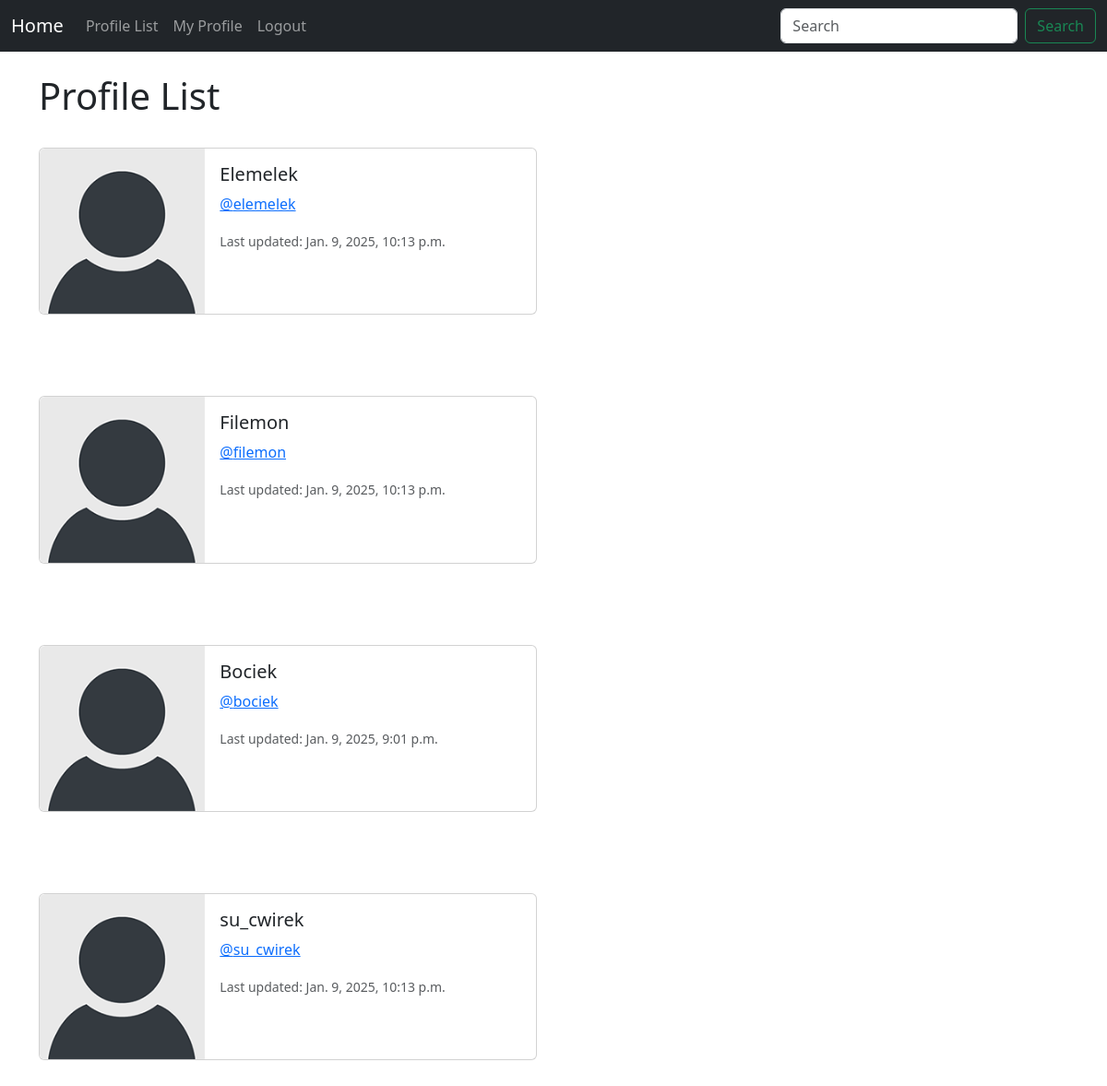
Page /profile_list/ (signed in) on the earlier database version.
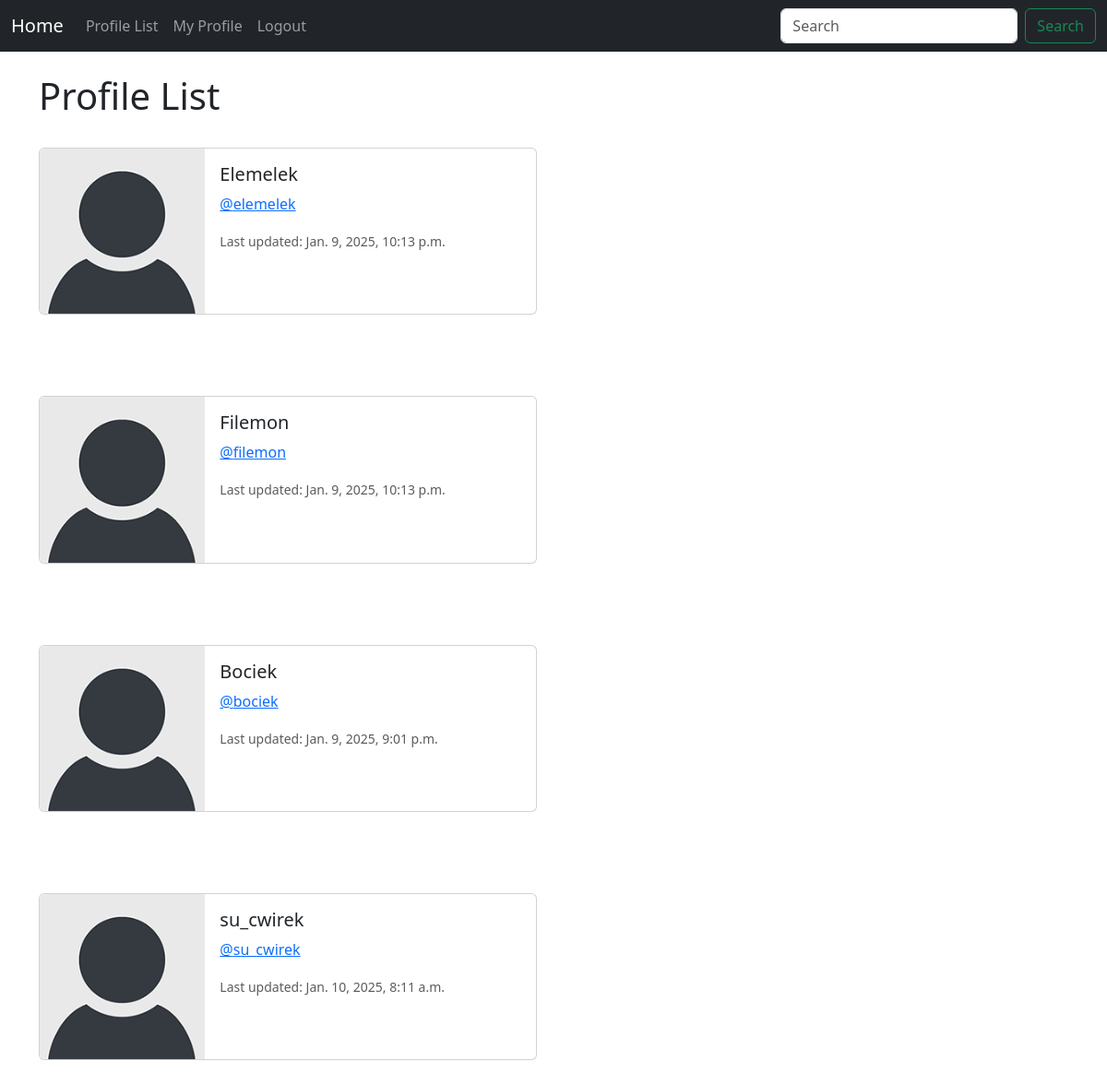
Same page on the later database version.
### cwirek/models.py (models this page shows, shortened)
class Profile(models.Model):
    user = models.OneToOneField(User, on_delete=models.CASCADE)
    follows = models.ManyToManyField("self", related_name="followed_by", symmetrical=False, blank=True)
    date_modified = models.DateTimeField(User, auto_now=True)

### cwirek/views.py (the view)
# urls.py: path('profile_list/', views.profile_list, name="profile_list"),
def profile_list(request):
    if request.user.is_authenticated:
        profiles = Profile.objects.exclude(user=request.user)
        return render(request, 'profile_list.html', {"profiles":profiles})
    else:
        messages.success(request, ("You must be logged in to view this page..."))
        return redirect('home')

### cwirek/templates/profile_list.html
{% extends 'base.html' %}
{% load static %}
{% block content %}
<h1>Profile List</h1>
<br/>
{% if profiles %}
    {% for profile in profiles %}
    <div class="card mb-3" style="max-width: 540px;">
        <div class="row g-0">
          <div class="col-md-4">
            <img src="{% static 'images/default_profile_pic.png' %}" class="img-fluid rounded-start" alt="">
          </div>
          <div class="col-md-8">
            <div class="card-body">
              <h5 class="card-title">{{ profile.user.username}}</h5>
              <p class="card-text"><a href="{% url 'profile' profile.user.id %}">@{{ profile.user.username|lower}}</a></p>
              <p class="card-text"><small class="text-body-secondary">Last updated: {{profile.date_modified}}</small></p>
            </div>
          </div>
        </div>
      </div>
      <br/><br/><br/>
    {% endfor %}
{% endif %}
{% endblock %}

### cwirek/templates/base.html (shortened to what this page needs)
<!doctype html>
<html lang="en">
  <head>
    <link href="https://cdn.jsdelivr.net/npm/bootstrap@5.3.3/dist/css/bootstrap.min.css" rel="stylesheet">
  </head>
  <body>
    {% include 'navbar.html' %}
    <div class="container">
        <br/>
        {% block content %}
        {% endblock %}
    </div>
  </body>
</html>

### cwirek/templates/navbar.html (shortened to what this page needs)
<nav class="navbar navbar-expand-lg navbar-dark bg-dark">
    <div class="container-fluid">
      <a class="navbar-brand" href="{% url 'home' %}">Home</a>
      <div class="collapse navbar-collapse" id="navbarSupportedContent">
        <ul class="navbar-nav me-auto mb-2 mb-lg-0">
          <li class="nav-item">
            <a class="nav-link" href="{% url 'profile_list' %}">Profile List</a>
          </li>
          {% if user.is_authenticated %}
          <li class="nav-item">
            <a class="nav-link" href="{% url 'profile' request.user.id %}">My Profile</a>
          </li>
          <li class="nav-item">
            <a class="nav-link" href="{% url 'logout' %}">Logout</a>
          </li>
          {% else %}
          <li class="nav-item">
            <a class="nav-link" href="{% url 'login' %}">Login</a>
          </li>
          {% endif %}
        </ul>
        <form class="d-flex" role="search">
          <input class="form-control me-2" type="search" placeholder="Search" aria-label="Search">
          <button class="btn btn-outline-success" type="submit">Search</button>
        </form>
      </div>
    </div>
  </nav>

Differences in the rows shown:
changed Profile "su_cwirek": date_modified "Jan. 9, 2025, 10:13 p.m." → "Jan. 10, 2025, 8:11 a.m."
